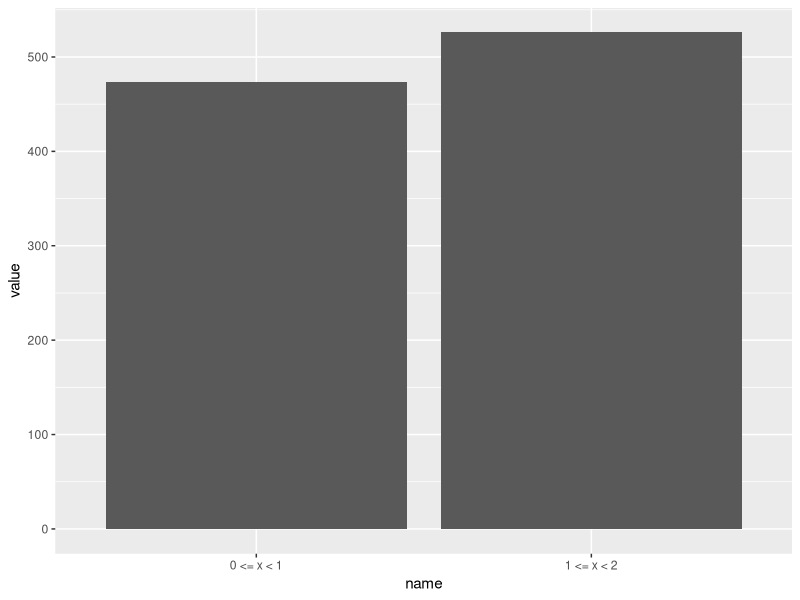

Recreate this plot in R.

library(ggplot2)
X = runif(1000, min=0, max=2)
xlessthan1 = sum(X<1)
xgreaterthan1 = sum(X>1)

data <- data.frame(
    name=c("0 <= x < 1", "1 <= x < 2"),
    value = c(xlessthan1, xgreaterthan1)
)

ggplot(data, aes(x=name, y=value)) +
    geom_bar(stat="identity")